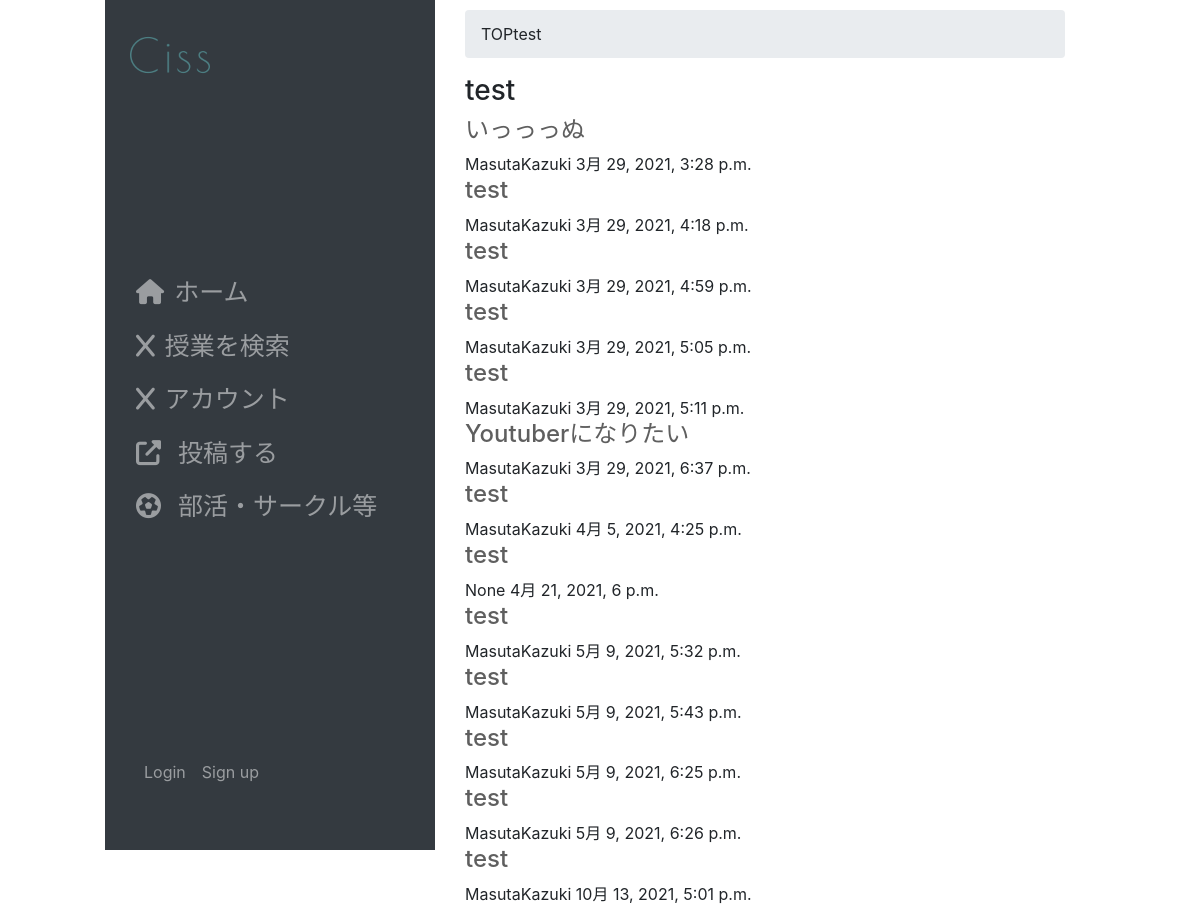
/club/category/test/, run on the app's committed database.
### club/models.py (models this page shows, shortened)
class Category(models.Model):
    name = models.CharField(
        'カテゴリー名',
        max_length=50,
    )
    url_code = models.CharField(
        'URLコード',
        max_length=50,
        null=True,
        blank=False,
        unique=True,
    )
    sort=models.IntegerField(
        verbose_name='ソート',
        default=0,
    )
    objects = CategoryManager

class Topic2(models.Model):
    user_name = models.ForeignKey(
        User,
        on_delete=models.SET_NULL,
        null=True,
        blank=True,
    )
    title = models.CharField(
        'タイトル',
        max_length=255,
        null = False,
        blank = False,
    )
    message = models.TextField(
        verbose_name='本文',
        null=True,
        blank=False,
    )
    category = models.ForeignKey(
        Category,
        verbose_name='カテゴリー',
        on_delete=models.PROTECT,
        null=True,
        blank=False,
    )
    created = models.DateTimeField(
        auto_now_add=True,
    )
    pub_flg = models.BooleanField(
        default=True,
    )
    modified = models.DateTimeField(
        auto_now=True,
    )
    objects = TopicManager()

### accounts/models.py (models this page shows, shortened)
class User(AbstractBaseUser, PermissionsMixin):
    username_validator = UnicodeUsernameValidator()
    username = models.CharField(
        _('username'),
        max_length=50,
        unique=True,
        help_text='この項目は必須です。全角文字、半角英数字、@/./+/-/_ で50文字以下にしてください。',
        validators=[username_validator],
        error_messages={
            'unique': _("A user with that username already exists."),
        },
    )
    email = models.EmailField(
        _('email address'),
        help_text='この項目は必須です。メールアドレスは公開されません。@ed.tmu.ac.jpのみ使用できます。',
        blank=False
    )
    is_staff = models.BooleanField(
        _('staff status'),
        default=False,
        help_text=_('Designates whether the user can log into this admin site.'),
    )
    is_active = models.BooleanField(
        _('active'),
        default=True,
        help_text=_(
            'Designates whether this user should be treated as active. '
            'Unselect this instead of deleting accounts.'
        ),
    )
    date_joined = models.DateTimeField(_('date joined'), default=timezone.now)
    objects = UserManager()
    EMAIL_FIELD = 'email'
    USERNAME_FIELD = 'username'
    REQUIRED_FIELDS = ['email']
    class Meta:
        verbose_name = _('user')
        verbose_name_plural = _('users')
        abstract = False

### club/views.py (the view)
# urls.py: path('category/<str:url_code>/', views.CategoryView.as_view(), name='category'),
class CategoryView(ListView,LoginRequiredMixin):
    template_name = 'club/category.html'
    context_object_name = 'topic_list'
    def get_queryset(self):
        return Topic2.objects.filter(category__url_code = self.kwargs['url_code'])
    def get_context_data(self, **kwargs):
        ctx = super().get_context_data(**kwargs)
        ctx['category'] = get_object_or_404(Category, url_code=self.kwargs['url_code'])
        return ctx

### templates/club/category.html (shortened to what this page needs)
<!DOCTYPE html>
{% extends 'cissapp/layout.html' %}
{% load static %}
{% block content %}
<div class="ui grid stackable">
    <div class="eleven wide column">
        <div class="ui breadcrumb">
            <a class="section">TOP</a>
            <a class="active section">{{category.name}}</a>
        </div>
        <div class="ui segment">
            <div class="content">
                <div class="header"><h3>{{category.name}}</h3></div>
                <div class="ui divided items">
                    {% if topic_list %}
                    {% for topic in topic_list %}
                    <div class="item">
                        <div class="content">
                            <div class="header">
                                <a href="{% url 'club:topic' pk=topic.id %}"><h4>{{topic.title}}</h4></a>
                            </div>
                            <div class="meta">
                                <span class="name">{{topic.user_name}}</span>
                                <span class="date">{{topic.created}}</span>
                            </div>
                        </div>
                    </div>
                    {% endfor %}
                    {% else %}
                    <div class="ui warning message">トピックが存在しません</div>
                    {% endif %}
                </div>
            </div>
        </div>
    </div>
</div>
{% endblock %}

### templates/cissapp/layout.html (style rules this page uses)
a { color:rgb(95, 95, 95); }
@media screen and (min-width: 480px) { body { width:80%; margin: auto; } }

### data on the page
Category: name "test"
Topic2: title "いっっっぬ", user_name "MasutaKazuki", created "3月 29, 2021, 3:28 p.m."
Topic2: title "test", user_name "MasutaKazuki", created "3月 29, 2021, 4:18 p.m."
Topic2: title "test", user_name "MasutaKazuki", created "3月 29, 2021, 4:59 p.m."
Topic2: title "test", user_name "MasutaKazuki", created "3月 29, 2021, 5:05 p.m."
Topic2: title "test", user_name "MasutaKazuki", created "3月 29, 2021, 5:11 p.m."
Topic2: title "Youtuberになりたい", user_name "MasutaKazuki", created "3月 29, 2021, 6:37 p.m."
Topic2: title "test", user_name "MasutaKazuki", created "4月 5, 2021, 4:25 p.m."
Topic2: title "test", user_name "None", created "4月 21, 2021, 6 p.m."
Topic2: title "test", user_name "MasutaKazuki", created "5月 9, 2021, 5:32 p.m."
Topic2: title "test", user_name "MasutaKazuki", created "5月 9, 2021, 5:43 p.m."
Topic2: title "test", user_name "MasutaKazuki", created "5月 9, 2021, 6:25 p.m."
Topic2: title "test", user_name "MasutaKazuki", created "5月 9, 2021, 6:26 p.m."
Topic2: title "test", user_name "MasutaKazuki", created "10月 13, 2021, 5:01 p.m."
